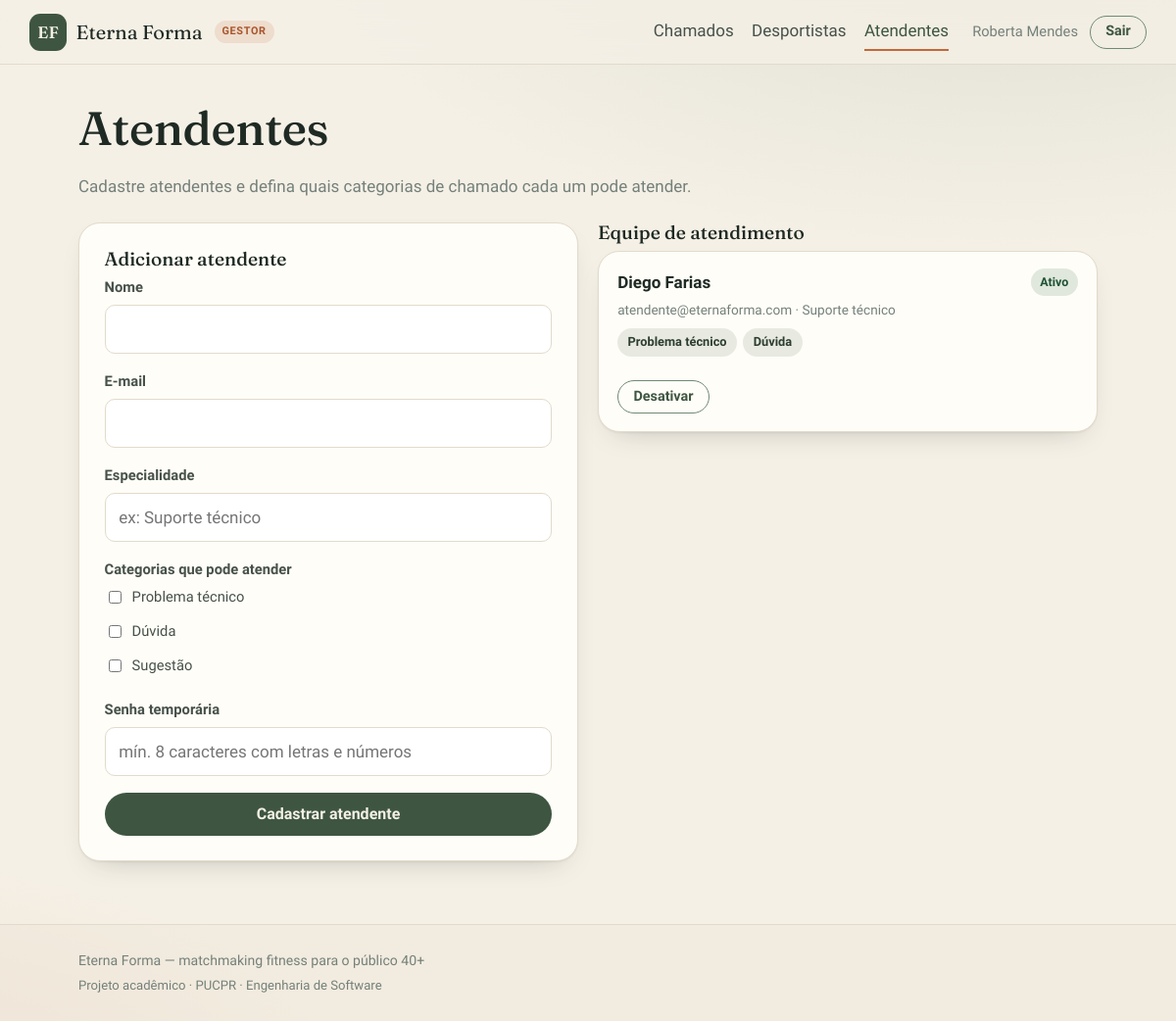
The app's page /atendentes.php (signed in) with its own data.
### tables this page shows
CREATE TABLE IF NOT EXISTS membros_equipe (
  id              INT AUTO_INCREMENT PRIMARY KEY,
  email           VARCHAR(255) NOT NULL UNIQUE,
  senha_hash      VARCHAR(255) NOT NULL,
  nome            VARCHAR(100) NOT NULL,
  papel           ENUM('Gestor','Atendente') NOT NULL DEFAULT 'Atendente',
  especialidade   VARCHAR(100) NULL,
  telefone        VARCHAR(30)  NULL,
  categorias      VARCHAR(255) NULL,    
  ativo           TINYINT(1)   NOT NULL DEFAULT 1,
  primeiro_acesso TINYINT(1)   NOT NULL DEFAULT 0,
  criado_por      INT          NULL,
  criado_em       TIMESTAMP    NOT NULL DEFAULT CURRENT_TIMESTAMP,
  last_login      TIMESTAMP    NULL
);

### config/db.php (called while the page is built, shortened)
<?php
function db(): PDO
{
    static $pdo = null;
    if ($pdo instanceof PDO) {
        return $pdo;
    }
    $dsn = sprintf('mysql:host=%s;dbname=%s;charset=%s', DB_HOST, DB_NAME, DB_CHARSET);
    try {
        $pdo = new PDO($dsn, DB_USER, DB_PASS, [
            PDO::ATTR_ERRMODE            => PDO::ERRMODE_EXCEPTION,
            PDO::ATTR_DEFAULT_FETCH_MODE => PDO::FETCH_ASSOC,
            PDO::ATTR_EMULATE_PREPARES   => false,
        ]);
    } catch (PDOException $e) {
        http_response_code(500);
        exit('Erro ao conectar ao banco de dados. Verifique config/db.php. (' . $e->getMessage() . ')');
    }
    return $pdo;
}

### includes/auth.php (called while the page is built, shortened)
<?php
require_once __DIR__ . '/../config/db.php';
function tipo_conta(): ?string
{
    return $_SESSION['tipo'] ?? null;
}
function usuario_logado(): ?int
{
    return tipo_conta() === 'desportista' ? ($_SESSION['usuario_id'] ?? null) : null;
}
function membro_logado(): ?int
{
    return tipo_conta() === 'equipe' ? ($_SESSION['membro_id'] ?? null) : null;
}
function exigir_gestor(): void
{
    $m = membro_atual();
}
function membro_atual(): ?array
{
    static $cache = null;
    if ($cache !== null) {
        return $cache;
    }
    $id = membro_logado();
    $stmt = db()->prepare('SELECT * FROM membros_equipe WHERE id = ?');
    $stmt->execute([$id]);
    $cache = $stmt->fetch() ?: null;
    return $cache;
}
function categorias_do_membro(array $m): array
{
    return array_values(array_filter(array_map('trim', explode(',', $m['categorias']))));
}
function usuario_atual(): ?array
{
    $id = usuario_logado();
    if (!$id) {
        return null;
    }
    $stmt = db()->prepare('SELECT * FROM usuarios WHERE id = ?');
    $stmt->execute([$id]);
    $cache = $stmt->fetch() ?: null;
    return $cache;
}
function e(?string $texto): string
{
    return htmlspecialchars((string) $texto, ENT_QUOTES, 'UTF-8');
}

### atendentes.php (the view, shortened to what this page needs)
<?php
require_once __DIR__ . '/includes/auth.php';
exigir_gestor();
$CATEGORIAS = ['Problema técnico', 'Dúvida', 'Sugestão'];
$atendentes = db()->query(
    "SELECT * FROM membros_equipe WHERE papel='Atendente' ORDER BY ativo DESC, nome"
)->fetchAll();
$pagina = 'atendentes';
require __DIR__ . '/includes/header.php';
?>
<h1>Atendentes</h1>
<p class="muted">Cadastre atendentes e defina quais categorias de chamado cada um pode atender.</p>
<div class="grade grade--2 mt-2">
  <div class="card">
    <h3>Adicionar atendente</h3>
    <form method="post">
      <div class="campo">
        <label for="nome">Nome</label>
        <input type="text" id="nome" name="nome" required>
      </div>
      <div class="campo">
        <label for="email">E-mail</label>
        <input type="email" id="email" name="email" required>
      </div>
      <div class="campo">
        <label for="especialidade">Especialidade</label>
        <input type="text" id="especialidade" name="especialidade" placeholder="ex: Suporte técnico">
      </div>
      <div class="campo">
        <label>Categorias que pode atender</label>
        <div style="display:flex;flex-direction:column;gap:.4rem;">
          <?php foreach ($CATEGORIAS as $c): ?>
            <label style="display:flex;gap:.5rem;align-items:center;font-weight:400;">
              <input type="checkbox" name="categorias[]" value="<?= e($c) ?>" style="width:auto;"> <?= e($c) ?>
            </label>
          <?php endforeach; ?>
        </div>
      </div>
      <div class="campo">
        <label for="senha">Senha temporária</label>
        <input type="text" id="senha" name="senha" required placeholder="mín. 8 caracteres com letras e números">
      </div>
      <button class="btn btn--block">Cadastrar atendente</button>
    </form>
  </div>
  <div>
    <h3>Equipe de atendimento</h3>
    <?php if (!$atendentes): ?>
      <div class="card vazio">Nenhum atendente cadastrado.</div>
    <?php else: ?>
      <?php foreach ($atendentes as $a): ?>
        <div class="card" style="padding:1.1rem 1.2rem;">
          <div style="display:flex;justify-content:space-between;align-items:center;gap:.75rem;">
            <strong><?= e($a['nome']) ?></strong>
            <span class="badge badge--<?= $a['ativo'] ? 'aceito' : 'rejeitado' ?>"><?= $a['ativo'] ? 'Ativo' : 'Inativo' ?></span>
          </div>
          <div class="muted" style="font-size:.85rem;margin:.25rem 0 .5rem;">
            <?= e($a['email']) ?><?= $a['especialidade'] ? ' · ' . e($a['especialidade']) : '' ?>
          </div>
          <div class="tags">
            <?php foreach (categorias_do_membro($a) as $c): ?><span class="tag"><?= e($c) ?></span><?php endforeach; ?>
          </div>
          <form method="post" class="mt-2">
            <button class="btn btn--ghost btn--sm"><?= $a['ativo'] ? 'Desativar' : 'Reativar' ?></button>
          </form>
        </div>
      <?php endforeach; ?>
    <?php endif; ?>
  </div>
</div>
<?php require __DIR__ . '/includes/footer.php'; ?>

### includes/header.php (shortened to what this page needs)
<?php
require_once __DIR__ . '/auth.php';
$u = usuario_atual();
$m = membro_atual();
$logado = $u ?: $m;
$nome = $logado['nome'] ?? '';
$pagina = $pagina ?? '';
$home = $u ? 'dashboard.php' : ($m ? 'painel.php' : 'index.php');
?>
<!DOCTYPE html>
<html lang="pt-BR">
<head>
  <link rel="stylesheet" href="assets/css/style.css">
</head>
<body>
<header class="topo">
  <div class="topo__inner">
    <a class="marca" href="<?= $home ?>">
      <span class="marca__sigla">EF</span>
      <span class="marca__nome">Eterna&nbsp;Forma</span>
      <?php if ($m): ?><span class="marca__tag"><?= e($m['papel']) ?></span><?php endif; ?>
    </a>
    <?php if ($u):  ?>
      <nav class="nav">
        <a href="dashboard.php" class="<?= $pagina==='dashboard'?'is-ativo':'' ?>">Início</a>
        <a href="buscar.php"    class="<?= $pagina==='buscar'?'is-ativo':'' ?>">Buscar parceiros</a>
        <a href="matches.php"   class="<?= $pagina==='matches'?'is-ativo':'' ?>">Meus matches</a>
        <a href="treinos.php"   class="<?= $pagina==='treinos'?'is-ativo':'' ?>">Meus treinos</a>
        <a href="perfil.php"    class="<?= $pagina==='perfil'?'is-ativo':'' ?>">Meu perfil</a>
        <a href="suporte.php"   class="<?= $pagina==='suporte'?'is-ativo':'' ?>">Suporte</a>
      </nav>
      <div class="nav__user">
        <span class="nav__ola">Olá, <?= e(explode(' ', $nome)[0]) ?></span>
        <a class="btn btn--ghost btn--sm" href="logout.php">Sair</a>
      </div>
    <?php elseif ($m):  ?>
      <nav class="nav">
        <a href="painel.php"     class="<?= $pagina==='painel'?'is-ativo':'' ?>">Chamados</a>
        <a href="desportistas.php" class="<?= $pagina==='desportistas'?'is-ativo':'' ?>">Desportistas</a>
        <?php if ($m['papel']==='Gestor'): ?>
          <a href="atendentes.php" class="<?= $pagina==='atendentes'?'is-ativo':'' ?>">Atendentes</a>
        <?php endif; ?>
      </nav>
      <div class="nav__user">
        <span class="nav__ola"><?= e($nome) ?></span>
        <a class="btn btn--ghost btn--sm" href="logout.php">Sair</a>
      </div>
    <?php endif; ?>
  </div>
</header>
<main class="conteudo">

### assets/css/style.css (style rules this page uses)
:root { --bone: #f5f0e6; --bone-2: #efe8da; --card: #fffdf8; --ink: #1f2a24; --ink-soft: #46514a; --muted: #74807a; --line: #e2dbcb; --sage: #3e5641; --sage-deep: #2c3e30; --sage-soft: #6f8a72; --terra: #c2683a; --terra-deep: #a9542b; --gold: #d8a23c; --ok: #3e7d54; --warn: #b5852a; --radius: 14px; --radius-lg: 22px; --shadow: 0 1px 2px rgba(31,42,36,.06), 0 12px 30px -18px rgba(31,42,36,.35); --shadow-lift: 0 2px 4px rgba(31,42,36,.08), 0 22px 50px -22px rgba(31,42,36,.45); }
* { box-sizing: border-box; }
html { -webkit-text-size-adjust: 100%; }
body { margin: 0; font-family: 'Hanken Grotesk', system-ui, sans-serif; font-size: 17px; line-height: 1.55; color: var(--ink); background: radial-gradient(1200px 600px at 85% -10%, rgba(111,138,114,.18), transparent 60%), radial-gradient(900px 500px at -10% 110%, rgba(194,104,58,.12), transparent 55%), var(--bone); min-height: 100vh; }
h1, h2, h3 { font-family: 'Fraunces', Georgia, serif; font-weight: 500; line-height: 1.1; color: var(--ink); margin: 0 0 .4em; }
h1 { font-size: clamp(2rem, 4vw, 3rem); letter-spacing: -.01em; }
h3 { font-size: 1.2rem; }
a { color: var(--sage); text-decoration: none; }
p { margin: 0 0 1rem; }
.conteudo { max-width: 1080px; margin: 0 auto; padding: 2.4rem 1.25rem 4rem; }
.topo { position: sticky; top: 0; z-index: 20; background: rgba(245,240,230,.82); backdrop-filter: blur(12px); border-bottom: 1px solid var(--line); }
.topo__inner { max-width: 1180px; margin: 0 auto; padding: .85rem 1.25rem; display: flex; align-items: center; gap: 1.5rem; }
.marca { display: flex; align-items: center; gap: .6rem; text-decoration: none; }
.marca__sigla { display: grid; place-items: center; width: 38px; height: 38px; border-radius: 11px; background: var(--sage); color: #f3efe4; font-family: 'Fraunces', serif; font-weight: 600; font-size: 1.05rem; }
.marca__nome { font-family: 'Fraunces', serif; font-size: 1.25rem; color: var(--ink); }
.marca__tag { font-size: .68rem; font-weight: 700; letter-spacing: .06em; text-transform: uppercase; color: var(--terra-deep); background: rgba(194,104,58,.14); padding: .2rem .5rem; border-radius: 999px; margin-left: .15rem; }
.nav { display: flex; align-items: center; gap: 1.15rem; margin-left: auto; }
.nav a:not(.btn) { color: var(--ink-soft); font-weight: 500; padding: .3rem 0; border-bottom: 2px solid transparent; text-decoration: none; }
.nav a.is-ativo { color: var(--sage); border-bottom-color: var(--terra); }
.nav__user { display: flex; align-items: center; gap: .75rem; }
.nav__ola { color: var(--muted); font-size: .92rem; }
.btn { display: inline-flex; align-items: center; justify-content: center; gap: .45rem; font-family: inherit; font-weight: 600; font-size: 1rem; line-height: 1; padding: .8rem 1.3rem; border-radius: 999px; cursor: pointer; border: 1px solid transparent; background: var(--sage); color: #f4f0e6; transition: transform .12s ease, box-shadow .2s ease, background .2s ease; text-decoration: none; }
.btn--ghost { background: transparent; color: var(--sage); border-color: var(--sage-soft); }
.btn--sm { padding: .55rem .95rem; font-size: .9rem; }
.btn--block { width: 100%; }
.card { background: var(--card); border: 1px solid var(--line); border-radius: var(--radius-lg); box-shadow: var(--shadow); padding: 1.6rem; }
.grade { display: grid; gap: 1.25rem; }
.grade--2 { grid-template-columns: 1fr 1fr; }
.campo { margin-bottom: 1.05rem; }
.campo label { display: block; font-weight: 600; font-size: .92rem; color: var(--ink-soft); margin-bottom: .35rem; }
.campo input, .campo select, .campo textarea { width: 100%; padding: .7rem .85rem; font: inherit; color: var(--ink); background: #fff; border: 1px solid var(--line); border-radius: 10px; transition: border-color .15s ease, box-shadow .15s ease; }
.tags { display: flex; flex-wrap: wrap; gap: .4rem; }
.tag { font-size: .8rem; font-weight: 600; color: var(--sage-deep); background: rgba(111,138,114,.16); padding: .3rem .65rem; border-radius: 999px; }
.badge { display: inline-block; font-size: .78rem; font-weight: 600; padding: .25rem .6rem; border-radius: 999px; }
.badge--aceito { background: rgba(62,125,84,.16); color: #1f5235; }
.mt-2 { margin-top: 1.5rem; }
.muted { color: var(--muted); }

### records on screen
membros_equipe: papel "GESTOR", nome "Roberta Mendes"
membros_equipe: nome "Diego Farias", ativo "Ativo", email "atendente@eternaforma.com", especialidade "Suporte técnico", categorias "Problema técnico", categorias "Dúvida"

### other values on screen
$c "Problema técnico"
$c "Dúvida"
$c "Sugestão"
